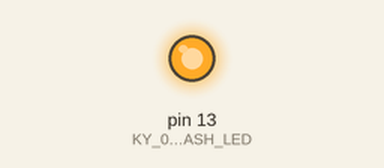
Simulated run of this sketch. Board: Arduino Uno, built with avr-gcc and run on an emulated ATmega328P. Shown: output pins drawn as LEDs (lit = HIGH).

Above: at 0.1 s.
Timing chart, 0 to 1.6 s (numbered marks = the images above):
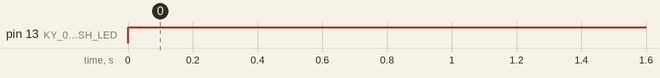

The sketch:

KY-034_7-Color-Flash-NO-LESSON.ino
```cpp
 /*
 * inventr.io 37 in 1 Sensor Kit (https://inventr.io/product/37-in-1-sensor-kit/)
 * Sensor Course (https://inventr.io/course/sensor-training/)
 *
 * Code contributions:
 *    David Schmidt (davids@inventr.io)
 *    biTToe        (bittoe@yahoo.com)
 * Lesson - [KY-34] 7 ColorFlashing LED
 *
 * KY-034 is a module that includes a 7-color flashing LED. The LED can emit multiple
 * colors: red, green, blue (RGB), cyan, magenta, yellow (CMY), and white. When powered on,
 * the module will cycle through the seven colors in an unalterable, preset pattern.
 *
 * It is important to note that the specific details of how to use the KY-034 module
 * may vary depending on the specific manufacturer and version of the module;
 * therefore, it is recommended to consult the manufacturer's documentation or datasheet
 * for more detailed instructions.
 *
 * N.B.
 * There are at least TWO DIFFERENT KY-034 MODULES supplied in these kits:
 * One module is labeled CNT5 and the other is labeled HW-481
 * Both modules have three pins
 * Both modules have four solder connections directly above the three pins
 * Both modules have one square solder-point (right-most) preceeded by three round solder-points
 *
 * The CNT5 module has the letter 'S' next to the leftmost pin indicating the +5v (Signal) pin.
 * The center pin is the ground and the rightmost pin is unused.
 *
 * The HW-481 module has a plus '+' next to the leftmost pin indicating the +5v (Signal) pin.
 * BOTH the center and the rightmost pin can be used as a ground with this module.
 *
 * This project uses:
 * One signal pin (S) or (+) depending on the module
 * The onboard LED
 * On the Hero (Arduino Uno compatible) we *could* use: D0-D13, A0-A5.
 * Skip: A0-A5 (can use for any ANALOG pin),
 *       D0/D1 (used by USB),
 *       D2/D3 (save for interrupts),
 *       D13 (used by LED_BUILTIN and SPI Clock),
 *       D5, D6, D9, D10 and D11 (save for PWM)
 *       D11 (SPI MOSI)
 *       D12 (SPI MISO)
 * Recommended for fewest conflicts:
 *    Digital pin: D4, D7, D8 or D13.
 *    Digital pin D13 is a good choice here because:
 *    The onboard LED should mimic the state of KY-034 (i.e., both on or both off).
 *    If they are not in the same state when the sketch is running, it will be easier
 *    to distinguish between bad programming, bad wiring, or a bad KY-034 module because
 *    they are both being driven by the same output pin.
 */

const uint8_t KY_034_FLASH_LED = 13;  // Set output to pin 13

void setup() {
  pinMode(KY_034_FLASH_LED, OUTPUT);  // Initialize Output pin for the LED
  digitalWrite(KY_034_FLASH_LED, LOW);// LED off
}

void loop() {
  digitalWrite(KY_034_FLASH_LED, HIGH);  // LED  is switched on
  // The KY-034 will continuously flash and repeat its set pattern until it is turned off
  // The Onboard LED will be HIGH while KY_034_FLASH_LED is HIGH
}
```

Measured:
- by itself, pin 13 (KY_034_FLASH_LED): LOW → HIGH at 0.00 s
